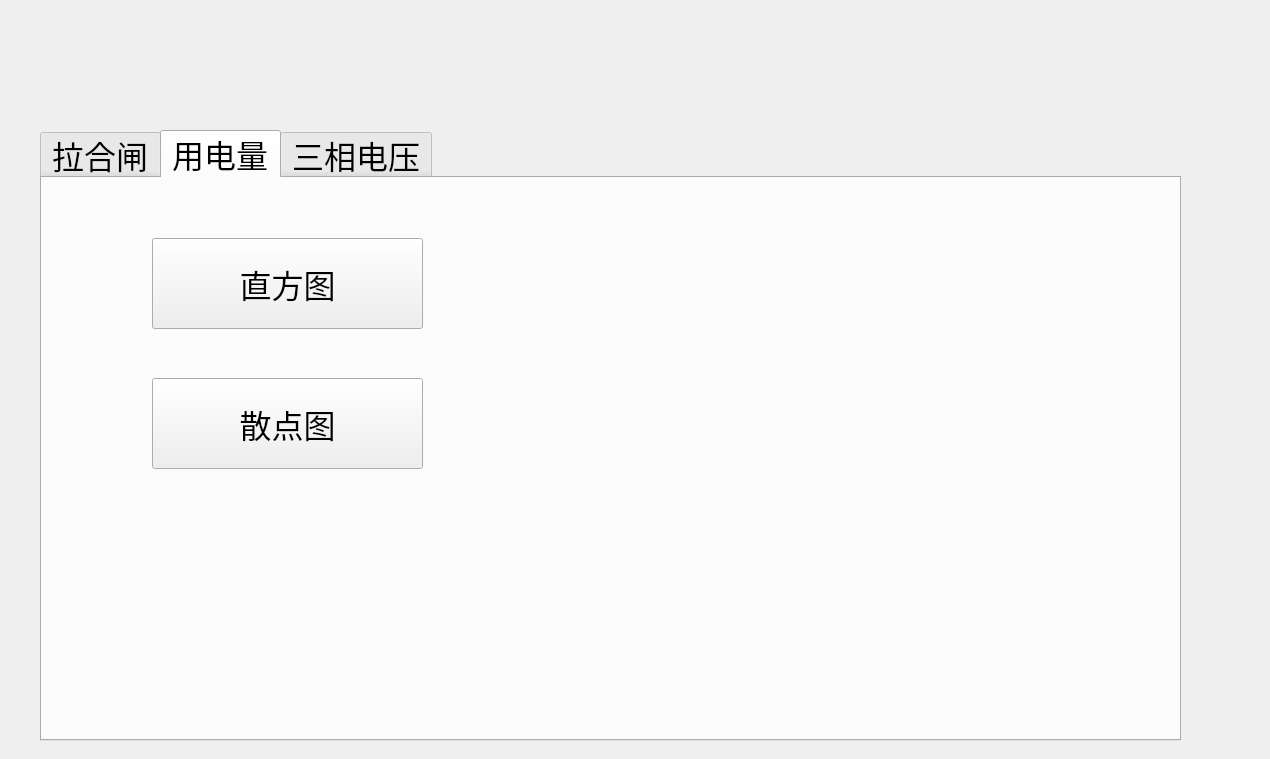
<?xml version="1.0" encoding="UTF-8"?>
<ui version="4.0">
 <class>Dialog</class>
 <widget class="QDialog" name="Dialog">
  <property name="geometry">
   <rect>
    <x>0</x>
    <y>0</y>
    <width>1270</width>
    <height>759</height>
   </rect>
  </property>
  <property name="windowTitle">
   <string>窃电分析成果展示</string>
  </property>
  <widget class="QTabWidget" name="tabWidget">
   <property name="geometry">
    <rect>
     <x>40</x>
     <y>130</y>
     <width>1141</width>
     <height>611</height>
    </rect>
   </property>
   <property name="font">
    <font>
     <pointsize>24</pointsize>
    </font>
   </property>
   <property name="currentIndex">
    <number>1</number>
   </property>
   <widget class="QWidget" name="tab">
    <attribute name="title">
     <string>拉合闸</string>
    </attribute>
    <widget class="QPushButton" name="button_yuantu">
     <property name="geometry">
      <rect>
       <x>60</x>
       <y>70</y>
       <width>231</width>
       <height>91</height>
      </rect>
     </property>
     <property name="text">
      <string>原图</string>
     </property>
    </widget>
    <widget class="QPushButton" name="button_loftu">
     <property name="geometry">
      <rect>
       <x>60</x>
       <y>210</y>
       <width>231</width>
       <height>91</height>
      </rect>
     </property>
     <property name="text">
      <string>LOF图</string>
     </property>
    </widget>
   </widget>
   <widget class="QWidget" name="tab_2">
    <attribute name="title">
     <string>用电量</string>
    </attribute>
    <widget class="QPushButton" name="button_ydl_zft">
     <property name="geometry">
      <rect>
       <x>110</x>
       <y>60</y>
       <width>271</width>
       <height>91</height>
      </rect>
     </property>
     <property name="text">
      <string>直方图</string>
     </property>
    </widget>
    <widget class="QPushButton" name="button_ydl_zft_2">
     <property name="geometry">
      <rect>
       <x>110</x>
       <y>200</y>
       <width>271</width>
       <height>91</height>
      </rect>
     </property>
     <property name="text">
      <string>散点图</string>
     </property>
    </widget>
   </widget>
   <widget class="QWidget" name="tab_3">
    <attribute name="title">
     <string>三相电压</string>
    </attribute>
    <widget class="QWidget" name="layoutWidget">
     <property name="geometry">
      <rect>
       <x>40</x>
       <y>70</y>
       <width>680</width>
       <height>52</height>
      </rect>
     </property>
     <layout class="QHBoxLayout" name="horizontalLayout">
      <item>
       <widget class="QLabel" name="label_biaoming">
        <property name="text">
         <string>表名:</string>
        </property>
       </widget>
      </item>
      <item>
       <widget class="QLineEdit" name="lineEdit_biaoming"/>
      </item>
      <item>
       <widget class="QPushButton" name="button_biaoming">
        <property name="text">
         <string>展示图像</string>
        </property>
       </widget>
      </item>
     </layout>
    </widget>
   </widget>
  </widget>
 </widget>
 <resources/>
 <connections/>
</ui>
